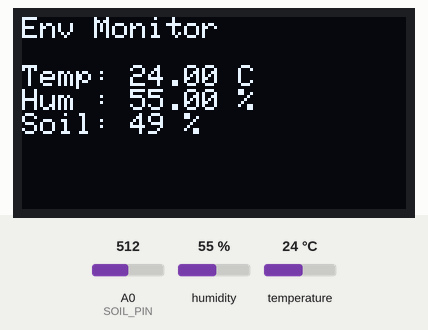
Simulated run of this sketch. Board: ESP8266 (NodeMCU). On the bench: 128×64 one-colour display. The test bench sets the inputs (shaded band); at power-on: humidity 55 %, A0 (SOIL_PIN) = 512, temperature 24 °C. WiFi joins after 1.5 s; servers stay silent unless stated; what the sketch prints to the serial monitor is not drawn.

Above: at 5.0 s.
5.1 s: humidity set to 22 %
At 7.2 s:
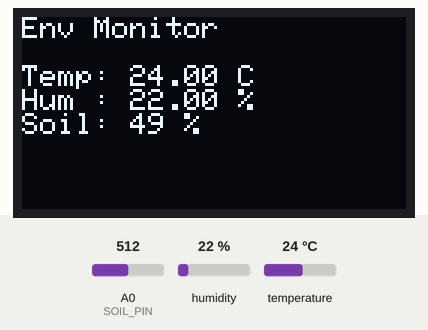
7.8 s: A0 (SOIL_PIN) set to 716
At 9.4 s:
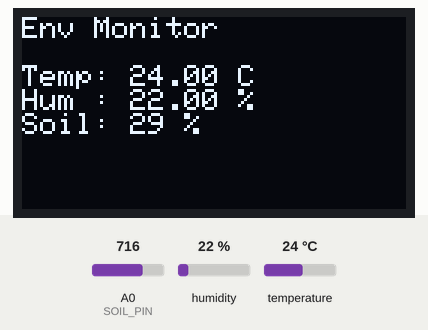
10.5 s: temperature set to 12 °C
At 12.5 s:
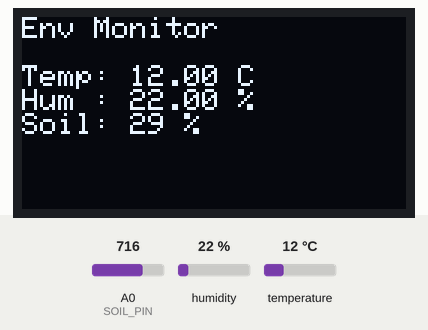
13.6 s: A0 (SOIL_PIN) set to 900
At 14.6 s:
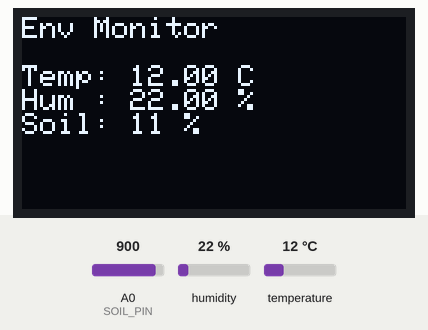
16.3 s: humidity set to 40 %
At 19.0 s:
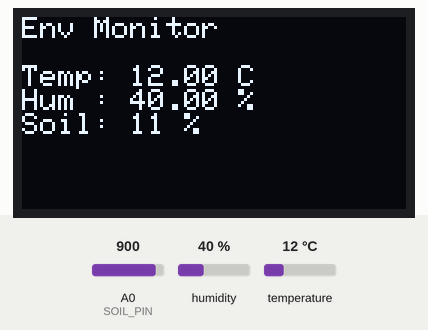
19.7 s: A0 (SOIL_PIN) set to 1023
At 21.2 s:
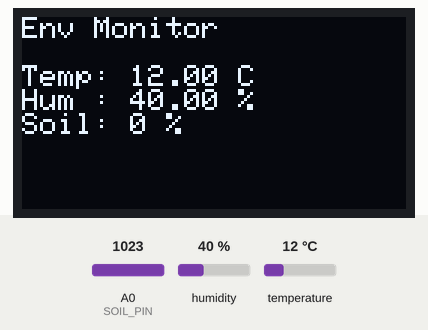
Timing chart, 0 to 22.7 s (numbered marks = the images above; inputs shaded):
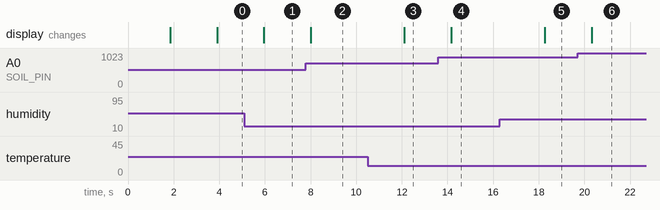

The sketch:

sourcecode.ino
```cpp
#define BLYNK_TEMPLATE_ID "TMPL3sPP4gzVm"
#define BLYNK_TEMPLATE_NAME "IOT"
#define BLYNK_AUTH_TOKEN "_jD4uO4LpJKDYMjMejrNgcK_1g7JYZS4"

#define BLYNK_PRINT Serial
#include <ESP8266WiFi.h>
#include <BlynkSimpleEsp8266.h>
#include <DHT.h>
#include <Adafruit_GFX.h>
#include <Adafruit_SSD1306.h>

// ==== Blynk Auth & WiFi ====
char auth[] = "_jD4uO4LpJKDYMjMejrNgcK_1g7JYZS4";
char ssid[] = "Niranjan";
char pass[] = "Srinivas@451";

// ==== DHT11 Sensor Setup ====
#define DHTPIN D1  // GPIO5
#define DHTTYPE DHT11
DHT dht(DHTPIN, DHTTYPE);

// ==== Soil Moisture Setup ====
#define SOIL_PIN A0

// ==== OLED Setup ====
#define SCREEN_WIDTH 128
#define SCREEN_HEIGHT 64
#define OLED_RESET -1
Adafruit_SSD1306 display(SCREEN_WIDTH, SCREEN_HEIGHT, &Wire, OLED_RESET);

// ==== Blynk Virtual Pins ====
#define VPIN_TEMP V0
#define VPIN_HUM  V1
#define VPIN_SOIL V2

void setup() {
  Serial.begin(9600);

  Blynk.begin(auth, ssid, pass);
  dht.begin();

  if(!display.begin(SSD1306_SWITCHCAPVCC, 0x3C)) {
    Serial.println(F("OLED allocation failed"));
    while(true);
  }

  display.clearDisplay();
  display.setTextColor(WHITE);
  display.setTextSize(1);
  display.setCursor(0,0);
  display.println("Env Monitoring System");
  display.display();
  delay(2000);
}

void loop() {
  Blynk.run();

  float temp = dht.readTemperature();
  float hum = dht.readHumidity();
  int soilValue = analogRead(SOIL_PIN);
  int soilPercent = map(soilValue, 1023, 0, 0, 100);

  // Print to Serial Monitor
  Serial.print("Temp: "); Serial.print(temp);
  Serial.print("°C, Hum: "); Serial.print(hum);
  Serial.print("%, Soil: "); Serial.print(soilPercent); Serial.println("%");

  // Send data to Blynk
  Blynk.virtualWrite(VPIN_TEMP, temp);
  Blynk.virtualWrite(VPIN_HUM, hum);
  Blynk.virtualWrite(VPIN_SOIL, soilPercent);

  // Display on OLED
  display.clearDisplay();
  display.setCursor(0, 0);
  display.setTextSize(1);
  display.println("Env Monitor");
  display.setTextSize(1);
  display.setCursor(0, 16);
  display.print("Temp: "); display.print(temp); display.println(" C");
  display.print("Hum : "); display.print(hum); display.println(" %");
  display.print("Soil: "); display.print(soilPercent); display.println(" %");
  display.display();

  delay(2000); // Update every 2 seconds
}
```

Measured:
- after the input at 5.1 s, the display: changes after 0.86 s (image 1)
- after the input at 7.8 s, the display: changes after 0.21 s (image 2)
- after the input at 10.5 s, the display: changes after 1.6 s (image 3)
- after the input at 13.6 s, the display: changes after 0.56 s (image 4)
- after the input at 16.3 s, the display: changes after 2.0 s (image 5)
- after the input at 19.7 s, the display: changes after 0.61 s (image 6)
